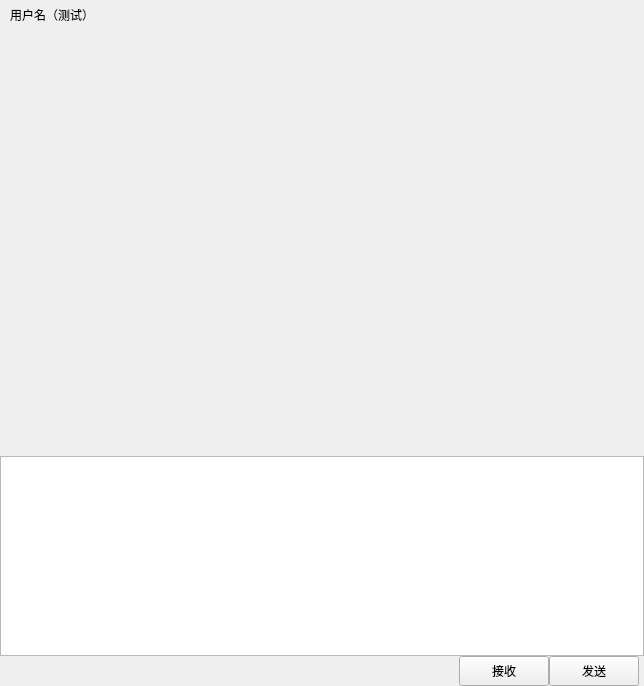
<?xml version="1.0" encoding="UTF-8"?>
<ui version="4.0">
 <class>ChatPage</class>
 <widget class="QWidget" name="ChatPage">
  <property name="geometry">
   <rect>
    <x>0</x>
    <y>0</y>
    <width>644</width>
    <height>686</height>
   </rect>
  </property>
  <property name="windowTitle">
   <string>Form</string>
  </property>
  <layout class="QVBoxLayout" name="verticalLayout">
   <property name="spacing">
    <number>0</number>
   </property>
   <property name="leftMargin">
    <number>0</number>
   </property>
   <property name="topMargin">
    <number>0</number>
   </property>
   <property name="rightMargin">
    <number>0</number>
   </property>
   <property name="bottomMargin">
    <number>0</number>
   </property>
   <item>
    <widget class="QWidget" name="chat_data_wid" native="true">
     <property name="maximumSize">
      <size>
       <width>16777215</width>
       <height>16777215</height>
      </size>
     </property>
     <layout class="QVBoxLayout" name="verticalLayout_4">
      <property name="spacing">
       <number>0</number>
      </property>
      <property name="leftMargin">
       <number>0</number>
      </property>
      <property name="topMargin">
       <number>0</number>
      </property>
      <property name="rightMargin">
       <number>0</number>
      </property>
      <property name="bottomMargin">
       <number>0</number>
      </property>
      <item>
       <widget class="QWidget" name="title_wid" native="true">
        <property name="maximumSize">
         <size>
          <width>16777215</width>
          <height>30</height>
         </size>
        </property>
        <layout class="QHBoxLayout" name="horizontalLayout_3">
         <property name="spacing">
          <number>0</number>
         </property>
         <property name="leftMargin">
          <number>10</number>
         </property>
         <property name="topMargin">
          <number>0</number>
         </property>
         <property name="rightMargin">
          <number>0</number>
         </property>
         <property name="bottomMargin">
          <number>0</number>
         </property>
         <item>
          <widget class="QLabel" name="title_lb">
           <property name="maximumSize">
            <size>
             <width>16777215</width>
             <height>1000</height>
            </size>
           </property>
           <property name="cursor">
            <cursorShape>UpArrowCursor</cursorShape>
           </property>
           <property name="text">
            <string>用户名（测试）</string>
           </property>
          </widget>
         </item>
        </layout>
       </widget>
      </item>
      <item>
       <widget class="ChatView" name="chat_data_list" native="true">
        <property name="minimumSize">
         <size>
          <width>0</width>
          <height>200</height>
         </size>
        </property>
       </widget>
      </item>
      <item>
       <widget class="QWidget" name="tool_wid" native="true">
        <property name="maximumSize">
         <size>
          <width>16777215</width>
          <height>30</height>
         </size>
        </property>
        <layout class="QHBoxLayout" name="horizontalLayout_4">
         <property name="spacing">
          <number>10</number>
         </property>
         <property name="leftMargin">
          <number>10</number>
         </property>
         <property name="topMargin">
          <number>0</number>
         </property>
         <property name="rightMargin">
          <number>0</number>
         </property>
         <property name="bottomMargin">
          <number>0</number>
         </property>
         <item>
          <widget class="ClickedLabel" name="emo_lb">
           <property name="minimumSize">
            <size>
             <width>25</width>
             <height>25</height>
            </size>
           </property>
           <property name="maximumSize">
            <size>
             <width>25</width>
             <height>25</height>
            </size>
           </property>
           <property name="text">
            <string/>
           </property>
          </widget>
         </item>
         <item>
          <widget class="ClickedLabel" name="file_lb">
           <property name="minimumSize">
            <size>
             <width>25</width>
             <height>25</height>
            </size>
           </property>
           <property name="maximumSize">
            <size>
             <width>25</width>
             <height>25</height>
            </size>
           </property>
           <property name="text">
            <string/>
           </property>
          </widget>
         </item>
         <item>
          <spacer name="horizontalSpacer">
           <property name="orientation">
            <enum>Qt::Horizontal</enum>
           </property>
           <property name="sizeHint" stdset="0">
            <size>
             <width>40</width>
             <height>20</height>
            </size>
           </property>
          </spacer>
         </item>
        </layout>
       </widget>
      </item>
      <item>
       <widget class="MessageTextEdit" name="chatEdit">
        <property name="maximumSize">
         <size>
          <width>16777215</width>
          <height>200</height>
         </size>
        </property>
       </widget>
      </item>
      <item>
       <widget class="QWidget" name="button_lb" native="true">
        <property name="maximumSize">
         <size>
          <width>16777215</width>
          <height>30</height>
         </size>
        </property>
        <layout class="QHBoxLayout" name="horizontalLayout_5">
         <property name="spacing">
          <number>0</number>
         </property>
         <property name="leftMargin">
          <number>0</number>
         </property>
         <property name="topMargin">
          <number>0</number>
         </property>
         <property name="rightMargin">
          <number>5</number>
         </property>
         <property name="bottomMargin">
          <number>0</number>
         </property>
         <item>
          <spacer name="horizontalSpacer_2">
           <property name="orientation">
            <enum>Qt::Horizontal</enum>
           </property>
           <property name="sizeHint" stdset="0">
            <size>
             <width>40</width>
             <height>20</height>
            </size>
           </property>
          </spacer>
         </item>
         <item>
          <widget class="QPushButton" name="receive_btn">
           <property name="minimumSize">
            <size>
             <width>90</width>
             <height>30</height>
            </size>
           </property>
           <property name="maximumSize">
            <size>
             <width>90</width>
             <height>60</height>
            </size>
           </property>
           <property name="text">
            <string>接收</string>
           </property>
          </widget>
         </item>
         <item>
          <widget class="QPushButton" name="send_btn">
           <property name="minimumSize">
            <size>
             <width>90</width>
             <height>30</height>
            </size>
           </property>
           <property name="maximumSize">
            <size>
             <width>90</width>
             <height>30</height>
            </size>
           </property>
           <property name="text">
            <string>发送</string>
           </property>
          </widget>
         </item>
        </layout>
       </widget>
      </item>
     </layout>
    </widget>
   </item>
  </layout>
 </widget>
 <customwidgets>
  <customwidget>
   <class>ClickedLabel</class>
   <extends>QLabel</extends>
   <header location="global">clickedlabel.h</header>
  </customwidget>
  <customwidget>
   <class>ChatView</class>
   <extends>QWidget</extends>
   <header location="global">chatview.h</header>
   <container>1</container>
  </customwidget>
  <customwidget>
   <class>MessageTextEdit</class>
   <extends>QTextEdit</extends>
   <header location="global">messagetextedit.h</header>
  </customwidget>
 </customwidgets>
 <resources/>
 <connections/>
</ui>
